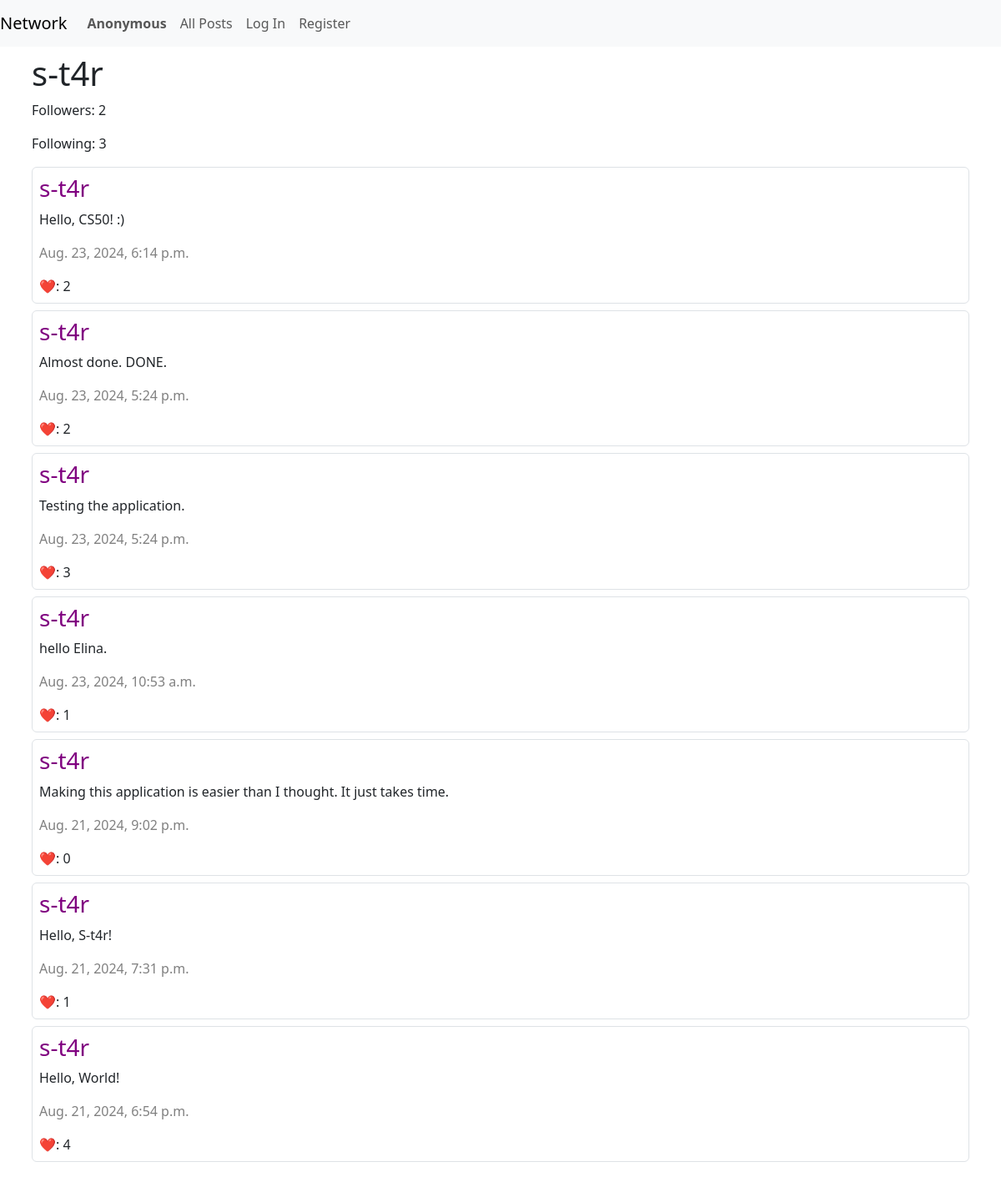
The page /user/2/ on the database its author committed.
### network/models.py (models this page shows)
class User(AbstractUser):
    id = models.AutoField(primary_key=True)
    following = models.ManyToManyField("self", symmetrical=False, related_name="followers", blank=True)

class Posts(models.Model):
    id = models.AutoField(primary_key=True)
    content = models.TextField()
    timestamp = models.DateTimeField(auto_now_add=True)
    user = models.ForeignKey(User, on_delete=models.CASCADE, related_name='user_posts')
    likes = models.ManyToManyField(User, related_name="liked_posts", blank=True)

### network/views.py (the view)
# urls.py: path("user/<int:user_id>/", views.user_profile, name="user_profile"),
def user_profile(request, user_id):
    user = get_object_or_404(User, id=user_id)
    posts = user.user_posts.all().order_by("-timestamp")
    paginator = Paginator(posts, 10)
    page_number = request.GET.get('page')
    page_obj = paginator.get_page(page_number)
    return render(request, "network/user_profile.html", {
        "user": user,
        "page_obj": page_obj,
    })

### network/templates/network/user_profile.html (shortened to what this page needs)
{% extends "network/layout.html" %}
{% load static %}
{% block body %}
<div class="container p-2">
    <h1>{{ user }}</h1>
    <p class="mt-2">
        Followers: <span>{{ user.followers.count }}</span>
    </p>
    <p>
        Following: <span>{{ user.following.count }}</span>
    </p>
    {% for post in page_obj %}
        <div id="{{ post.id }}" class="border rounded-2 p-2 mt-2">
            <h3>
                <a href="{% url 'user_profile' post.user.id %}"
                style="color: purple; text-decoration: none;">
                    {{ post.user }}
                </a>
            </h3>
            <p id="post_content_{{ post.id }}">{{ post.content }}</p>
            <p><span style="color: gray; font-weight: 100;">{{ post.timestamp }}</span></p>
            <span>❤️: <span id="like_count_{{ post.id }}">{{ post.likes.count }}</span></span>
        </div>
        {% endfor %}
        <div class="pagination p-2">
        </div>
</div>
{% endblock %}

### rows shown on the page
User: username "s-t4r", followers.count "2", following.count "3"
Posts: user "s-t4r", content "Hello, CS50! :)", timestamp "Aug. 23, 2024, 6:14 p.m.", likes.count "2"
Posts: user "s-t4r", content "Almost done. DONE.", timestamp "Aug. 23, 2024, 5:24 p.m.", likes.count "2"
Posts: user "s-t4r", content "Testing the application.", timestamp "Aug. 23, 2024, 5:24 p.m.", likes.count "3"
Posts: user "s-t4r", content "hello Elina.", timestamp "Aug. 23, 2024, 10:53 a.m.", likes.count "1"
Posts: user "s-t4r", content "Making this application is easier than I thought. It just takes time.", timestamp "Aug. 21, 2024, 9:02 p.m.", likes.count "0"
Posts: user "s-t4r", content "Hello, S-t4r!", timestamp "Aug. 21, 2024, 7:31 p.m.", likes.count "1"
Posts: user "s-t4r", content "Hello, World!", timestamp "Aug. 21, 2024, 6:54 p.m.", likes.count "4"
